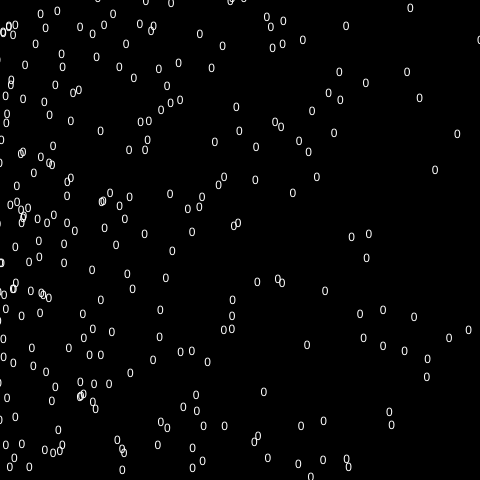
Frame 1 (no input)
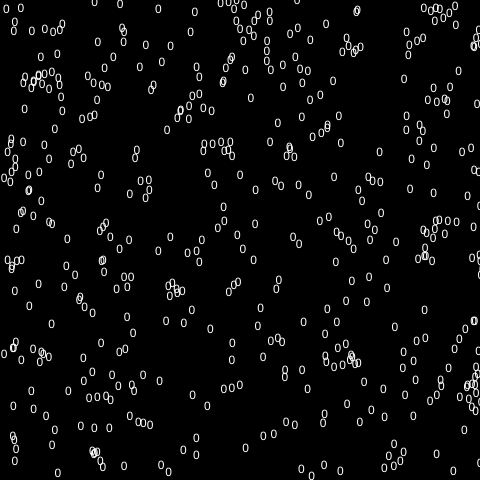
Frame 60 (no input)
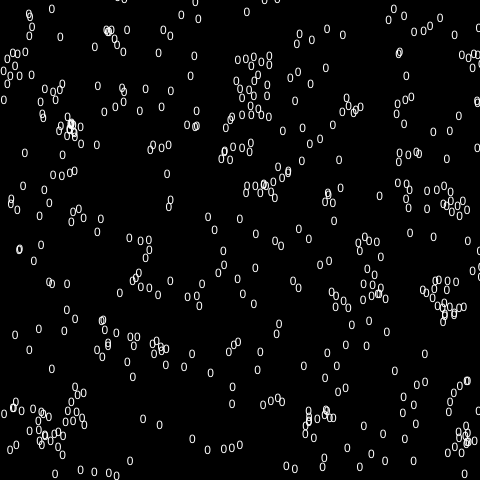
Frame 120 (the mouse pressed at the canvas centre since frame 60)

The p5.js sketch that drew these frames (run headless with seeded random() and noise() and a simulated clock; from frame 60 on, the mouse is pressed at the canvas centre):

// p5.js sketch
// ── sketch.js
// Grouper (p5.js 2.3.4 port of a #p5t Processing sketch)
// https://github.com/madparker/-p5t/blob/main/%23p5t/ArtSketch/11_04_2020/Grouper/Grouper.pde
// #p5t/ArtSketch/11_04_2020/Grouper/Grouper.pde

class P {
  constructor() {
    this.x = sin(c) * c;
    this.y = random(l);
    this.a = 0;
    this.f = null;
  }

  d() {
    for (const o of p) this.f = dist(o.x, o.y, this.x, this.y) < 9 && o != this ? o : this.f;
    this.a = this.f == null ? cos(this.y) : this.f.a;
    text(0, (this.x += sin(this.a)), (this.y += cos(this.a)));
    this.x += l;
    this.y += l;
    this.x %= 480;
    this.y %= 480;
  }
}

let c = 0,
  l = 480;
let p = new Array(l);

function setup() {
  createCanvas(480, 480); // frame.setSize(480, 480) in draw()
  fill(255); // Processing's default fill; p5 draws text black until fill() is called
}

function draw() {
  while (c < l) p[c++] = new P();
  background(0); // clear()
  for (const o of p) o.d();
}

// ---- Original Processing source: #p5t/ArtSketch/11_04_2020/Grouper/Grouper.pde
/*
class P{float x=sin(c)*c,y=random(l),a;P f;void d(){for(P o:p)f=dist(o.x,o.y,x,y)<9&o!=this?o:f;a=f==null?cos(y):f.a;text(0,x+=sin(a),y+=cos(a));x+=l;y+=l;x%=480;y%=480;}}int c,l=480;P[]p=new P[l];void draw(){frame.setSize(l,l);while(c<l)p[c++]=new P();clear();for(P o:p)o.d();}
*/
